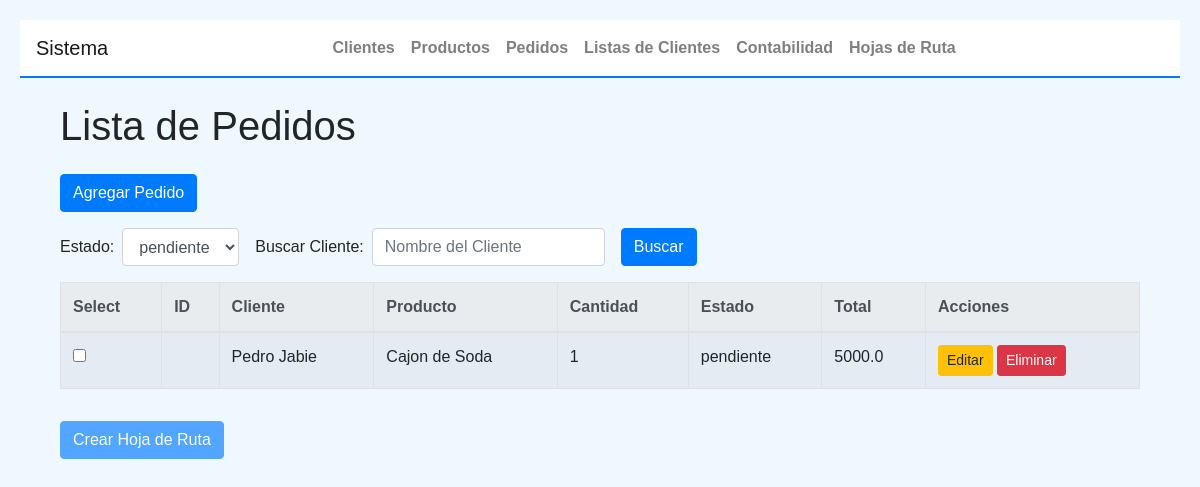
Page /pedidos on the earlier database version.
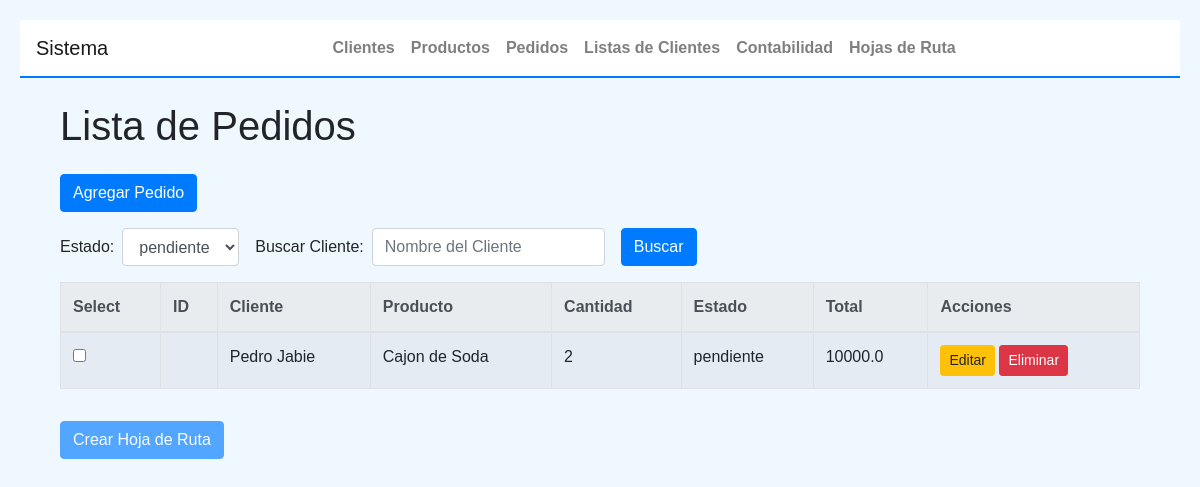
Same page on the later database version.
### tables this page shows
CREATE TABLE "pedidos" (
	"id"	INTEGER,
	"cliente_id"	INTEGER NOT NULL,
	"producto_id"	INTEGER NOT NULL,
	"cantidad"	INTEGER NOT NULL,
	"estado"	TEXT,
	"total"	NUMERIC,
	FOREIGN KEY("cliente_id") REFERENCES "clientes"("id"),
	FOREIGN KEY("producto_id") REFERENCES "productos"("id"),
	PRIMARY KEY("id" AUTOINCREMENT)
);

CREATE TABLE clientes (
    id INTEGER PRIMARY KEY AUTOINCREMENT,
    nombre_completo TEXT NOT NULL,
    celular TEXT NOT NULL,
    direccion TEXT NOT NULL,
    estado_conversacion TEXT,
    producto_seleccionado TEXT
);

CREATE TABLE productos (
    id INTEGER PRIMARY KEY AUTOINCREMENT,
    nombre TEXT NOT NULL,
    descripcion TEXT NOT NULL,
    precio REAL NOT NULL
);

### app2.py (the view)
@app.route('/pedidos', methods=['GET', 'POST'])
@handle_db_error
def pedidos():
    form = EmptyForm()
    state_filter = request.args.get('state', 'pendiente')  # Default to 'pendiente'
    search_query = request.args.get('search', '').strip()  # Optional search query
    pedidos = Pedido.get_vista(state=state_filter, search=search_query)
    all_states = Pedido.get_unique_states()
    return render_template('pedidos.html', pedidos=pedidos, form=form,
                           state_filter=state_filter, search_query=search_query,
                           all_states=all_states), 200

### app2.py
class EmptyForm(FlaskForm):
    pass

### app2.py (called while the page is built)
@app.teardown_appcontext
def close_db_connection(exception):
    db = g.pop('db', None)
    if db is not None:
        db.close()

def handle_db_error(func):
    @functools.wraps(func)
    def wrapper(*args, **kwargs):
        try:
            return func(*args, **kwargs)
        except sqlite3.Error as e:
            print(f"Database error: {e}")
            return abort(500, description="Internal Server Error")
    return wrapper

### objetos2.py (called while the page is built)
    @staticmethod
    def get_db_connection():
        try:
            conn = sqlite3.connect(DATABASE)
            conn.row_factory = sqlite3.Row
            return conn
        except sqlite3.Error as e:
            print(f"Error connecting to the database: {e}")
            raise

    @staticmethod
    def close_connection(conn):
        if conn:
            try:
                conn.close()
            except sqlite3.Error as e:
                print(f"Error closing the database connection: {e}")

### templates/pedidos.html (shortened to what this page needs)
{% extends "base.html" %}
{% block content %}
<div class="container mt-4">
    <h1 class="mb-4">Lista de Pedidos</h1>
    <a href="{{ url_for('nuevo_pedido') }}" class="btn btn-primary mb-3">Agregar Pedido</a>
    <form method="GET" action="{{ url_for('pedidos') }}" class="form-inline mb-3">
        <label for="state" class="mr-2">Estado:</label>
        <select name="state" id="state" class="form-control mr-3">
            {% for state in all_states %}
            <option value="{{ state }}" {% if state == state_filter %}selected{% endif %}>{{ state }}</option>
            {% endfor %}
        </select>
        <label for="search" class="mr-2">Buscar Cliente:</label>
        <input type="text" name="search" id="search" class="form-control mr-3" placeholder="Nombre del Cliente"
               value="{{ search_query }}">
        <button type="submit" class="btn btn-primary">Buscar</button>
    </form>
    <form id="hoja-ruta-form" action="{{ url_for('create_hoja_de_ruta') }}" method="POST">
        <div class="table-responsive">
            <table class="table table-bordered table-striped">
                <thead class="thead-light">
                    <tr>
                        <th>Select</th>
                        <th>ID</th>
                        <th>Cliente</th>
                        <th>Producto</th>
                        <th>Cantidad</th>
                        <th>Estado</th>
                        <th>Total</th>
                        <th>Acciones</th>
                    </tr>
                </thead>
                <tbody>
                    {% for pedido in pedidos %}
                    <tr>
                        <td>
                            <input type="checkbox" name="pedido_id" value="{{ pedido.pedido_id }}" class="pedido-checkbox"
       {% if pedido.estado != 'pendiente' %}disabled{% endif %}>
                        </td>
                        <td>{{ pedido.id }}</td>
                        <td>{{ pedido.cliente }}</td>
                        <td>{{ pedido.producto }}</td>
                        <td>{{ pedido.cantidad }}</td>
                        <td>{{ pedido.estado }}</td>
                        <td>{{ pedido.total }}</td>
                        <td>
                            <a href="{{ url_for('editar_pedido', id=pedido.pedido_id) }}" class="btn btn-warning btn-sm">Editar</a>
                            <button type="button" class="btn btn-danger btn-sm" onclick="deletePedido({{ pedido.id }})">Eliminar</button>
                        </td>
                    </tr>
                    {% endfor %}
                </tbody>
            </table>
        </div>
        <button type="submit" id="create-hoja-btn" class="btn btn-primary mt-3" disabled>Crear Hoja de Ruta</button>
    </form>
</div>
{% endblock %}

Differences in the rows shown:
removed pedidos: cliente "Pedro Jabie", producto "Cajon de Soda", cantidad "1", estado "pendiente", total "5000.0"
added pedidos: cliente "Pedro Jabie", producto "Cajon de Soda", cantidad "2", estado "pendiente", total "10000.0"
